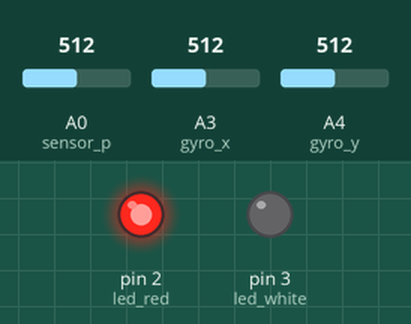
The sketch below on a simulated Arduino Uno, built with avr-gcc and run on an emulated ATmega328P. Parts: output pins drawn as LEDs (lit = HIGH). Inputs (shaded band) come from the test bench; at power-on: A0 (sensor_p) = 512, A3 (gyro_x) = 512, A4 (gyro_y) = 512. What the sketch prints to the serial monitor is not drawn.

Above: at 0.1 s.
Timing chart, 0 to 1.6 s (numbered marks = the images above):
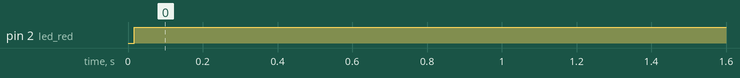

The sketch:

test_code.ino
```cpp
#include <SoftwareSerial.h>

// init value
SoftwareSerial BTSerial(8, 9);
int led_red = 2;  // red led
int led_white = 3; // white led

int button_start = A1; // start button
int sensor_p = A0; // presure sensor
int gyro_x = A3; // gyro sensor input
int gyro_y = A4; // gyro sensor input

int val_w=0;
int val_x=0;
int val_y=0;

char A,B;

void setup()
{
  // init serial
  Serial.begin(9600);
  BTSerial.begin(9600);

  // init IO
  pinMode(button_start,INPUT);
  pinMode(led_red,OUTPUT);
  pinMode(led_white,OUTPUT);

  // print serial
  Serial.println("PROGRAM START");
  BTSerial.println("PROGRAM START");

  // set IO
  digitalWrite(led_white,HIGH);
  digitalWrite(led_red,LOW);
}

void loop(){

  if( isActive() ){
    Detecting_Mode();
  }
  else{
    Standby_Mode();
  }


}

void Detecting_Mode(){
  while(1)  {
    // if status is standby red led is on
    digitalWrite(led_red,HIGH);
    digitalWrite(led_white,LOW);

    val_w = analogRead(sensor_p);
    val_x = analogRead(gyro_x);
    val_y = analogRead(gyro_y);

    delay(100);

    Serial.print("w:");
    Serial.print(val_w);
    Serial.print("x:");
    Serial.print(val_x);
    Serial.print("y:");
    Serial.println(val_y);

    if(  BTSerial.read() == 'B')
      break; // 블루투스로 'B'문자 받을 경우 루프 탈출
  }
}

void Standby_Mode()
{
  // if status is standby white led is on
  BTSerial.println("STAND_BY");
  digitalWrite(led_white,HIGH);
  delay(100);
  digitalWrite(led_red,LOW);
  delay(100);
}

bool isButtonClick(){
  return analogRead(button_start) <= 512;
}

bool isAndroidButtonClick(){
  if ( BTSerial.read() == 'S' )
    return true;
  else
    return false;
}

bool isActive(){
  if( isButtonClick() || isAndroidButtonClick() )
    return true;

  else
    return false;
}
```

Measured:
- by itself, pin 2 (led_red): LOW → HIGH at 0.02 s
